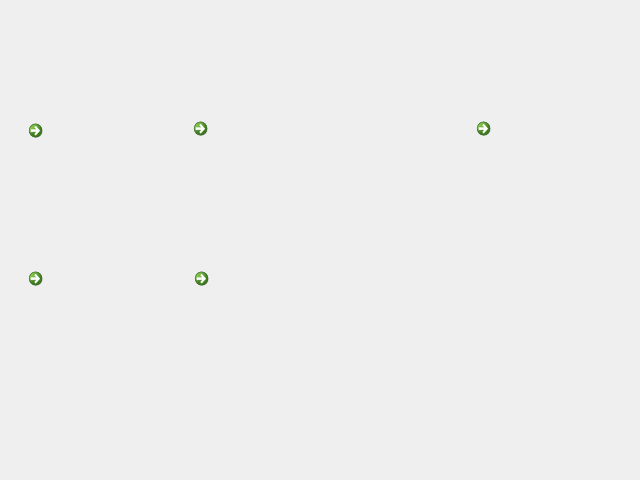
<?xml version="1.0" encoding="UTF-8"?>
<ui version="4.0">
 <class>Inicial</class>
 <widget class="QWidget" name="Inicial">
  <property name="geometry">
   <rect>
    <x>0</x>
    <y>0</y>
    <width>640</width>
    <height>480</height>
   </rect>
  </property>
  <property name="minimumSize">
   <size>
    <width>640</width>
    <height>480</height>
   </size>
  </property>
  <property name="maximumSize">
   <size>
    <width>640</width>
    <height>480</height>
   </size>
  </property>
  <property name="windowTitle">
   <string>Integrator</string>
  </property>
  <property name="windowIcon">
   <iconset>
    <normaloff>../Imagens/img_icones/system_icon.png</normaloff>../Imagens/img_icones/system_icon.png</iconset>
  </property>
  <property name="styleSheet">
   <string notr="true"/>
  </property>
  <widget class="QCommandLinkButton" name="botao_servicos">
   <property name="geometry">
    <rect>
     <x>186</x>
     <y>111</y>
     <width>270</width>
     <height>135</height>
    </rect>
   </property>
   <property name="text">
    <string/>
   </property>
   <property name="icon">
    <iconset>
     <normaloff>../Imagens/img_botoes/botaog - 269x135.png</normaloff>../Imagens/img_botoes/botaog - 269x135.png</iconset>
   </property>
   <property name="iconSize">
    <size>
     <width>42</width>
     <height>42</height>
    </size>
   </property>
  </widget>
  <widget class="QLabel" name="bg_inicial">
   <property name="geometry">
    <rect>
     <x>-1</x>
     <y>-1</y>
     <width>643</width>
     <height>483</height>
    </rect>
   </property>
   <property name="styleSheet">
    <string notr="true">background-image: url(:/tela_principal/Imagens/img_bg/background_telainicial.png);</string>
   </property>
   <property name="text">
    <string/>
   </property>
  </widget>
  <widget class="QCommandLinkButton" name="botao_calendario">
   <property name="geometry">
    <rect>
     <x>187</x>
     <y>261</y>
     <width>270</width>
     <height>135</height>
    </rect>
   </property>
   <property name="text">
    <string/>
   </property>
   <property name="icon">
    <iconset>
     <normaloff>../Imagens/img_botoes/botaog - 269x135.png</normaloff>../Imagens/img_botoes/botaog - 269x135.png</iconset>
   </property>
   <property name="iconSize">
    <size>
     <width>42</width>
     <height>42</height>
    </size>
   </property>
  </widget>
  <widget class="QCommandLinkButton" name="botao_infos">
   <property name="geometry">
    <rect>
     <x>469</x>
     <y>111</y>
     <width>150</width>
     <height>135</height>
    </rect>
   </property>
   <property name="text">
    <string/>
   </property>
   <property name="icon">
    <iconset>
     <normaloff>../Imagens/img_botoes/botaop - 150x135.png</normaloff>../Imagens/img_botoes/botaop - 150x135.png</iconset>
   </property>
   <property name="iconSize">
    <size>
     <width>42</width>
     <height>42</height>
    </size>
   </property>
  </widget>
  <widget class="QCommandLinkButton" name="botao_usuarios">
   <property name="geometry">
    <rect>
     <x>21</x>
     <y>113</y>
     <width>150</width>
     <height>135</height>
    </rect>
   </property>
   <property name="text">
    <string/>
   </property>
   <property name="icon">
    <iconset>
     <normaloff>../Imagens/img_botoes/botaop - 150x135.png</normaloff>../Imagens/img_botoes/botaop - 150x135.png</iconset>
   </property>
   <property name="iconSize">
    <size>
     <width>42</width>
     <height>42</height>
    </size>
   </property>
  </widget>
  <widget class="QCommandLinkButton" name="botao_editarperfil">
   <property name="geometry">
    <rect>
     <x>21</x>
     <y>261</y>
     <width>150</width>
     <height>135</height>
    </rect>
   </property>
   <property name="text">
    <string/>
   </property>
   <property name="icon">
    <iconset>
     <normaloff>../Imagens/img_botoes/botaop - 150x135.png</normaloff>../Imagens/img_botoes/botaop - 150x135.png</iconset>
   </property>
   <property name="iconSize">
    <size>
     <width>42</width>
     <height>42</height>
    </size>
   </property>
  </widget>
  <zorder>bg_inicial</zorder>
  <zorder>botao_servicos</zorder>
  <zorder>botao_calendario</zorder>
  <zorder>botao_infos</zorder>
  <zorder>botao_usuarios</zorder>
  <zorder>botao_editarperfil</zorder>
 </widget>
 <resources>
  <include location="../QRC/tela_principal.qrc"/>
 </resources>
 <connections/>
</ui>
